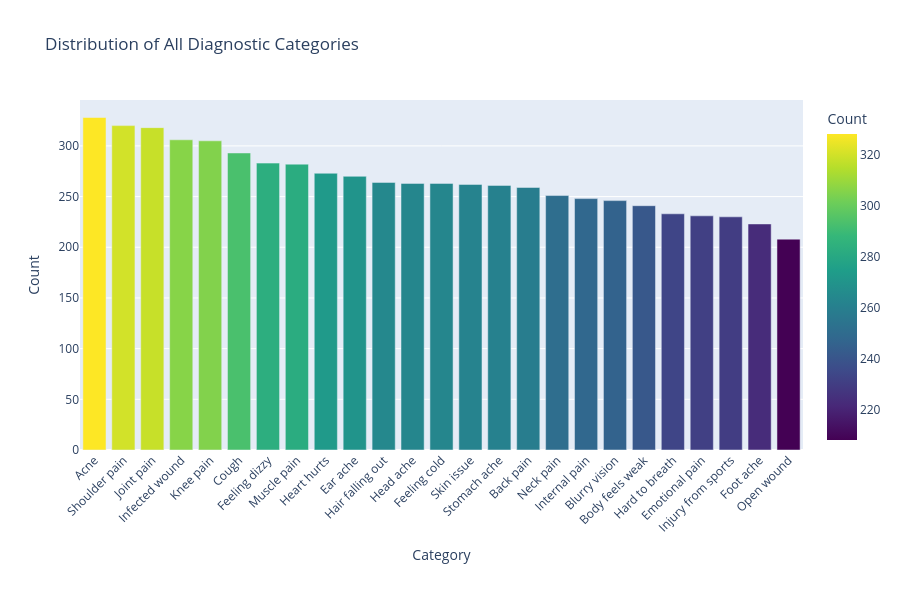
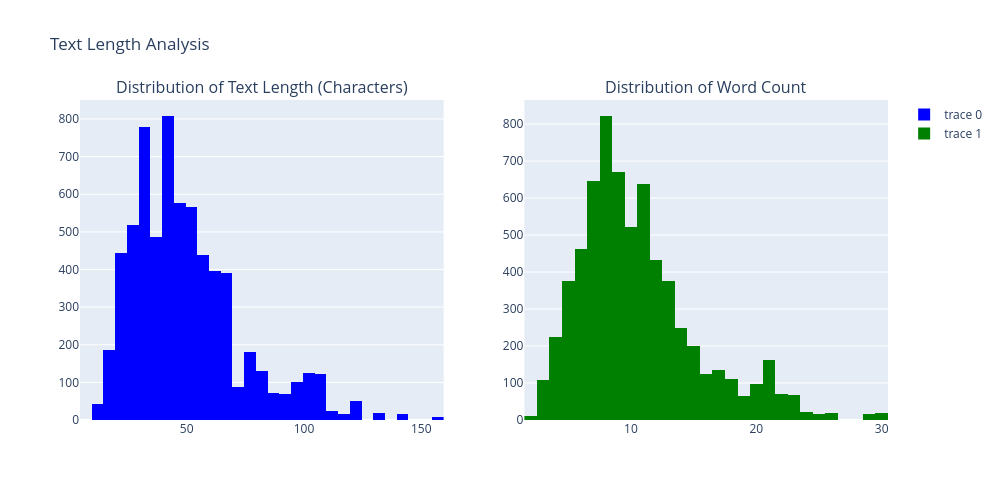

Notebook cell for these charts, in order:
### Markdown cell above
### 2.2 Text Classification Data Visualization

**Purpose:** Visualize the distribution of diagnostic categories and text characteristics to gain deeper insights into our dataset.

This section presents visualizations to understand two key aspects of our text data:

1. **Class Distribution:** Interactive bar charts showing how different diagnostic categories are distributed in our dataset. This helps identify potential class imbalance issues that might affect model training.

2. **Text Length Analysis:** Histograms displaying the distribution of text lengths (in characters) and word counts across patient descriptions. These patterns inform preprocessing decisions such as padding length for neural networks or feature extraction approaches.

These visualizations help us understand the nature of our medical text data before building classification models, enabling better preprocessing and modeling choices for accurate diagnostic classification.

### Code cell
# 2.2 Text Classification Data Visualization

# Visualize complete class distribution (all categories)
# Get the full class distribution without limiting to top n
all_categories = class_distribution.reset_index()  # Extract all diagnostic categories
all_categories.columns = ['Category', 'Count']  # Rename columns for clarity

# Create an interactive bar chart showing the distribution of all diagnostic categories
fig = px.bar(all_categories, x='Category', y='Count', 
             title='Distribution of All Diagnostic Categories',
             color='Count', color_continuous_scale='viridis',
             height=600)  # Increase height to accommodate all categories

# Improve layout for better readability with many categories
fig.update_layout(
    xaxis={'categoryorder':'total descending'},  # Order from highest to lowest count
    xaxis_tickangle=-45,  # Angle the labels for better readability
    margin=dict(b=150)  # Add bottom margin for rotated labels
)
fig.show()  # Display the interactive chart

# Calculate text length metrics for preprocessing insights
df['text_length'] = df['phrase'].apply(len)  # Count the number of characters in each patient symptom description
df['word_count'] = df['phrase'].apply(lambda x: len(str(x).split()))  # Count the number of words in each patient symptom description by splitting on spaces

# Visualize text length distribution using subplots for comprehensive analysis
fig = make_subplots(rows=1, cols=2, 
                    subplot_titles=('Distribution of Text Length (Characters)', 
                                  'Distribution of Word Count'))  # Create side-by-side histograms with descriptive titles

# Add histogram for character length distribution
fig.add_trace(
    go.Histogram(x=df['text_length'], nbinsx=30, marker_color='blue'),  # Create histogram with 30 bins to show character length distribution patterns
    row=1, col=1  # Place in the first subplot position
)

# Add histogram for word count distribution
fig.add_trace(
    go.Histogram(x=df['word_count'], nbinsx=30, marker_color='green'),  # Create histogram with 30 bins to show word count distribution patterns
    row=1, col=2  # Place in the second subplot position
)

fig.update_layout(height=500, width=1000, title_text="Text Length Analysis")  # Set figure dimensions and overall title for the analysis
fig.show()  # Display the comprehensive text length analysis

# Create initial dataframes directory if it doesn't exist
dataframes_dir = r'd:\Msc\NCU\Doctoral Record\multimodal_medical_diagnosis\dataframes\text'
if not os.path.exists(dataframes_dir):
    os.makedirs(dataframes_dir)
    print(f"Created directory: {dataframes_dir}")

# Remove temporary visualization columns before saving
df_to_save = df.copy()  # Create a copy to avoid affecting the original during visualization
df_to_save.drop(['text_length', 'word_count'], axis=1, inplace=True)  # Remove temporary columns

# Keep only essential columns needed for next phase
essential_columns = ['phrase', 'prompt']  # Define the columns needed for the next phase
df_to_save = df_to_save[essential_columns]  # Select only the essential columns

# Save clean dataframe with only essential columns to CSV
csv_path = os.path.join(dataframes_dir, "1_text_initial_df.csv")
df_to_save.to_csv(csv_path, index=False)
print(f"DataFrame saved to: {csv_path} with {len(essential_columns)} essential columns: {', '.join(essential_columns)}")

# Remove temporary columns from the original dataframe to keep it clean
df.drop(['text_length', 'word_count'], axis=1, inplace=True)  # Delete the temporary analysis columns

### Figure 1 — Plotly figure (JSON) as saved in the notebook; plotly's stock layout.template omitted (floating-point values rounded to 4 significant figures)
{"data": [{"hovertemplate": "Category=%{x}<br>Count=%{marker.color}<extra></extra>", "legendgroup": "", "marker": {"color": [328, 320, 318, 306, 305, 293, 283, 282, 273, 270, 264, 263, 263, 262, 261, 259, 251, 248, 246, 241, 233, 231, 230, 223, 208], "coloraxis": "coloraxis", "pattern": {"shape": ""}}, "name": "", "orientation": "v", "showlegend": false, "textposition": "auto", "type": "bar", "x": ["Acne", "Shoulder pain", "Joint pain", "Infected wound", "Knee pain", "Cough", "Feeling dizzy", "Muscle pain", "Heart hurts", "Ear ache", "Hair falling out", "Head ache", "Feeling cold", "Skin issue", "Stomach ache", "Back pain", "Neck pain", "Internal pain", "Blurry vision", "Body feels weak", "Hard to breath", "Emotional pain", "Injury from sports", "Foot ache", "Open wound"], "xaxis": "x", "y": [328, 320, 318, 306, 305, 293, 283, 282, 273, 270, 264, 263, 263, 262, 261, 259, 251, 248, 246, 241, 233, 231, 230, 223, 208], "yaxis": "y"}], "layout": {"barmode": "relative", "coloraxis": {"colorbar": {"title": {"text": "Count"}}, "colorscale": [[0, "#440154"], [0.1111, "#482878"], [0.2222, "#3e4989"], [0.3333, "#31688e"], [0.4444, "#26828e"], [0.5556, "#1f9e89"], [0.6667, "#35b779"], [0.7778, "#6ece58"], [0.8889, "#b5de2b"], [1, "#fde725"]]}, "height": 600, "legend": {"tracegroupgap": 0}, "margin": {"b": 150}, "title": {"text": "Distribution of All Diagnostic Categories"}, "xaxis": {"anchor": "y", "categoryorder": "total descending", "domain": [0, 1], "tickangle": -45, "title": {"text": "Category"}}, "yaxis": {"anchor": "x", "domain": [0, 1], "title": {"text": "Count"}}}}

### Figure 2 — Plotly figure (JSON) as saved in the notebook; plotly's stock layout.template omitted (floating-point values rounded to 4 significant figures; data arrays with more than 128 entries replaced by an {"elided": "..."} marker saying what was removed)
{"data": [{"marker": {"color": "blue"}, "nbinsx": 30, "type": "histogram", "x": {"elided": "6661 int values"}, "xaxis": "x", "yaxis": "y"}, {"marker": {"color": "green"}, "nbinsx": 30, "type": "histogram", "x": {"elided": "6661 int values"}, "xaxis": "x2", "yaxis": "y2"}], "layout": {"annotations": [{"font": {"size": 16}, "showarrow": false, "text": "Distribution of Text Length (Characters)", "x": 0.225, "xanchor": "center", "xref": "paper", "y": 1, "yanchor": "bottom", "yref": "paper"}, {"font": {"size": 16}, "showarrow": false, "text": "Distribution of Word Count", "x": 0.775, "xanchor": "center", "xref": "paper", "y": 1, "yanchor": "bottom", "yref": "paper"}], "height": 500, "title": {"text": "Text Length Analysis"}, "width": 1000, "xaxis": {"anchor": "y", "domain": [0, 0.45]}, "xaxis2": {"anchor": "y2", "domain": [0.55, 1]}, "yaxis": {"anchor": "x", "domain": [0, 1]}, "yaxis2": {"anchor": "x2", "domain": [0, 1]}}}
